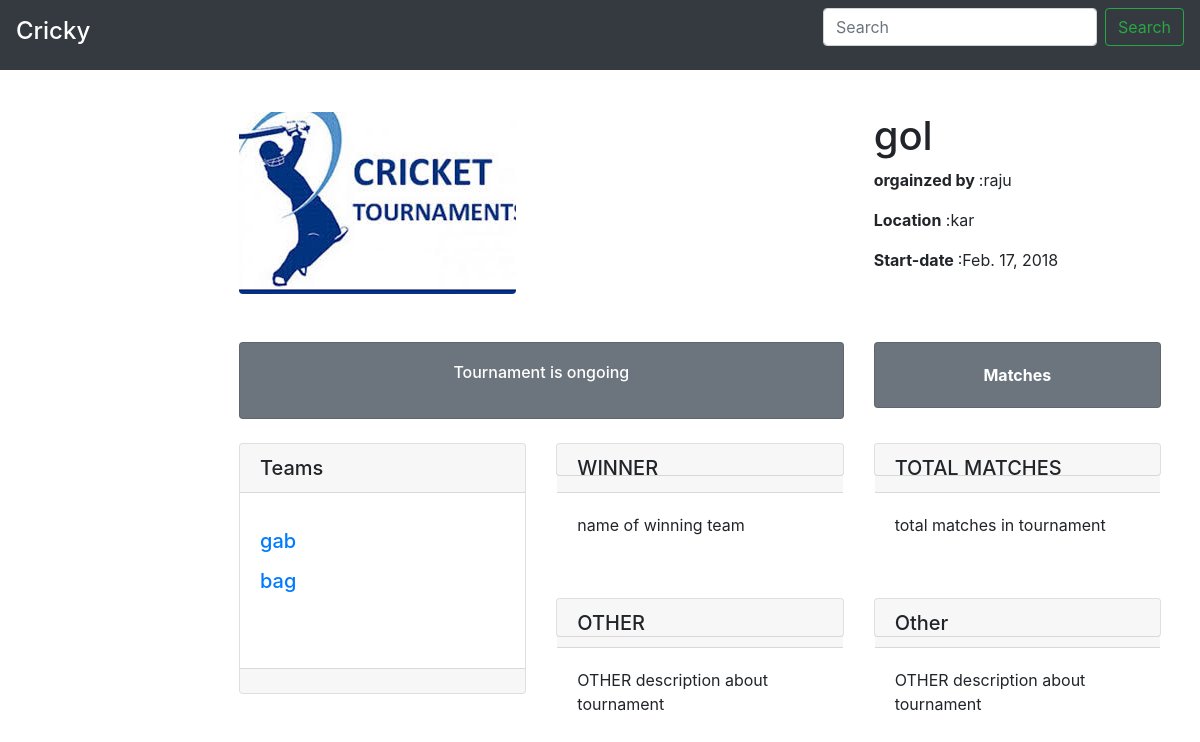
/search/tournaments/details/7/, run on an earlier commit of the app's database.
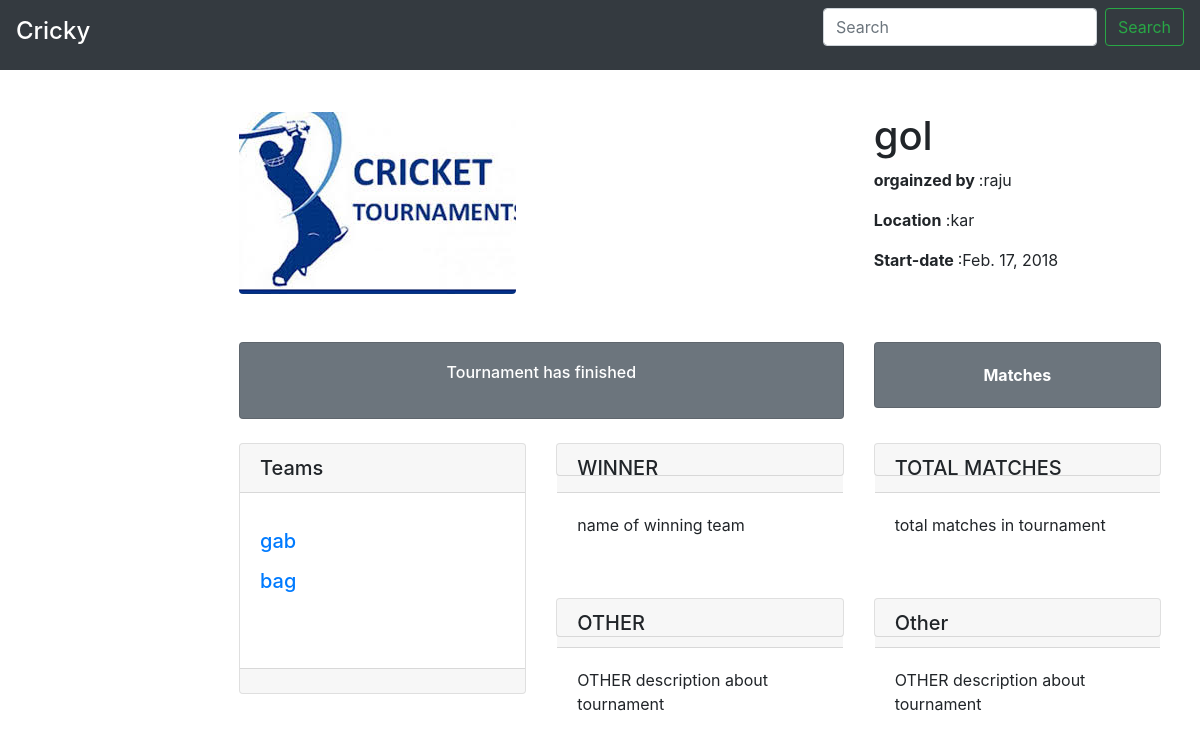
And on a later commit of the database.
### search/views.py (the view)
# urls.py: path('tournaments/details/<int:tournament_id>/', views.tournaments_details, name='tournaments_details'),
def tournaments_details(request, tournament_id):
    current_tournament = Tournament.objects.get(pk=tournament_id)
    teams = current_tournament.team_set.all()
    context = {'current_tournament': current_tournament, 'teams': teams}
    try:
        P = Player.objects.get(pk=request.user.id)
        context.update({'current_tournament': current_tournament, 'teams': teams, 'P': P})
    except Exception:
        try:
            o = Organizer.objects.get(pk=request.user.id)
            context = {'current_tournament': current_tournament, 'teams': teams, 'O': o}
        except Exception:
            context.update({'current_tournament': current_tournament, 'teams': teams, 'O': None})
    return render(request, 'search/tournaments_details.html', context)

### search/templates/search/tournaments_details.html (shortened to what this page needs)
{% extends 'search/base.html' %}
{% block body %}
    <main role="main" class="col-md-9 ml-sm-auto col-lg-10 pt-3 px-4">
    <br><br><br>
    <div class="container">
      <div class="row my-4">
        <div class="col-lg-8">
          <img class="img-fluid rounded" src="{{ current_tournament.image.url }}" alt="no">
        </div>
        <div class="col-lg-4">
            <h1>{{ current_tournament.name }}</h1>
            <p><b>orgainzed by </b> :{{ current_tournament.organizer}}</p>
            <p> <b>Location</b> :{{ current_tournament.place}}</p>
            <p> <b>Start-date </b> :{{ current_tournament.start_date}}</p>
        </div>
      </div>
      <div class="row">
          <div class="col-md-8">
               <div class="card text-white bg-secondary my-4 text-center">
                <div class="card-body">
                    <p class="text-white m-0">
                      {% if current_tournament.tournament_status == 0 %}
                         <h6> Tournament   is    Yet    to   start</h6>
                      {% elif  current_tournament.tournament_status == 1%}
                         <h6>  Tournament    is    ongoing</h6>
                      {% elif current_tournament.tournament_status == 2%}
                          <h6>  Tournament         has        finished</h6>
                      {% endif %}
                  </p>
                </div>
              </div>
          </div>
          <div class="col-md-4">
               <div class="card text-white bg-secondary my-4 text-center">
                <div class="card-body">
                  <p class="text-white m-0"> <a class="text-white m-0" href="{% url 'search:tournaments_matches' current_tournament.id %}"><b> Matches </b></a></p>
                </div>
              </div>
          </div>
      </div>
      <div class="row">
            <div class="col-md-4 mb-4 ">
              <div class="card h-75">
              <h5 class="card-header">Teams</h5>
                <div class="card-body">
                     {% for team in teams %}
                         <p> <a href="{% url 'search:teams_details' team.id %}"><h5>{{ team.name }}</h5></a></p>
                     {% endfor %}
                </div>
                <div class="card-footer">
                </div>
              </div>
            </div>
        <div class="col-md-8 mb-4">
            <div class="row">
                 <div class="col-md-6 mb-4">
                      <div class="card  h-25">
                        <h5 class="card-header">WINNER</h5>
                        <div class="card-body">
                         <p>   name of winning team </p>
                        </div>
                      </div>
                 </div>
                <div class="col-md-6 mb-4">
                     <div class="card h-25">
                        <h5 class="card-header">TOTAL MATCHES</h5>
                        <div class="card-body">
                        <p> total matches in tournament</p>
                      </div>
                     </div>
                </div>
            </div>
             <div class="row">
                 <div class="col-md-6 mb-4">
                      <div class="card h-25">
                        <h5 class="card-header">OTHER</h5>
                        <div class="card-body">
                              <p>OTHER description about tournament</p>
                      </div>
                      </div>
                 </div>
                <div class="col-md-6 mb-4">
                     <div class="card h-25">
                        <h5 class="card-header">Other</h5>
                        <div class="card-body">
                            <p>OTHER description about tournament</p>
                      </div>
                      </div>
                </div>
             </div>
        </div>
      </div>
        </div>
    </main>
{% endblock %}

What changed in the data, as far as the page shows it:
changed Tournament "gol": tournament_status 1 → 2 (drawn)
Also different on the page:
text no longer shown: "Tournament is ongoing"
text now shown: "Tournament has finished"
